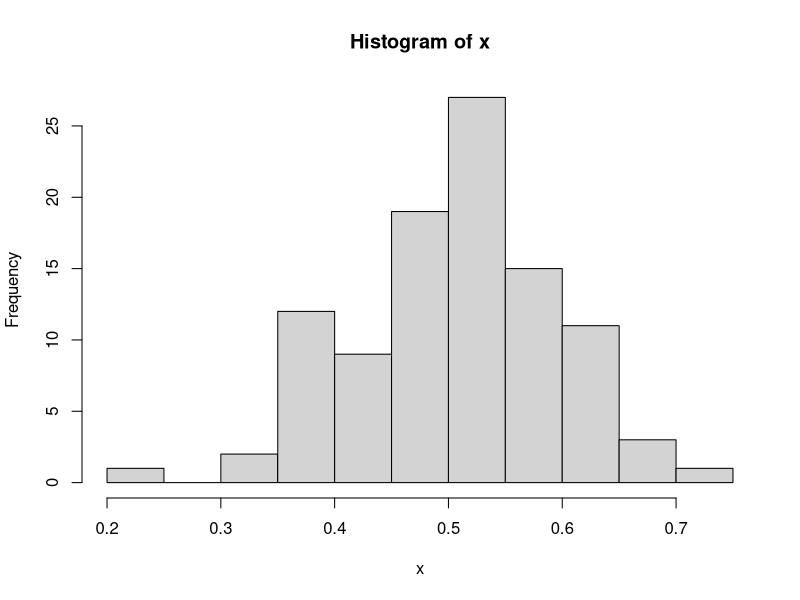
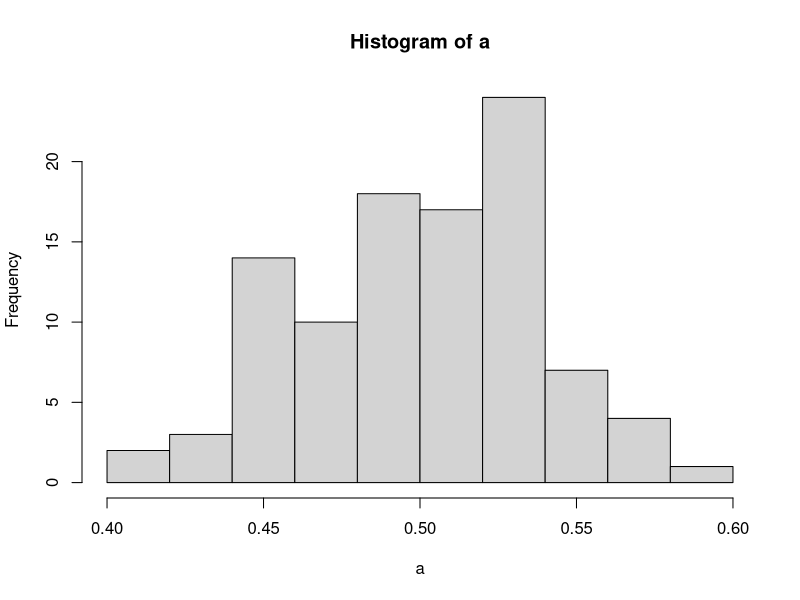
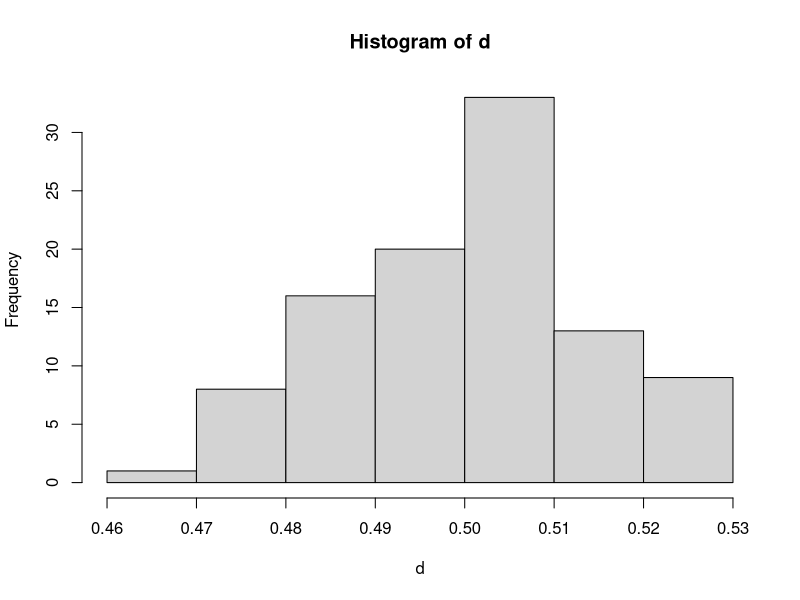
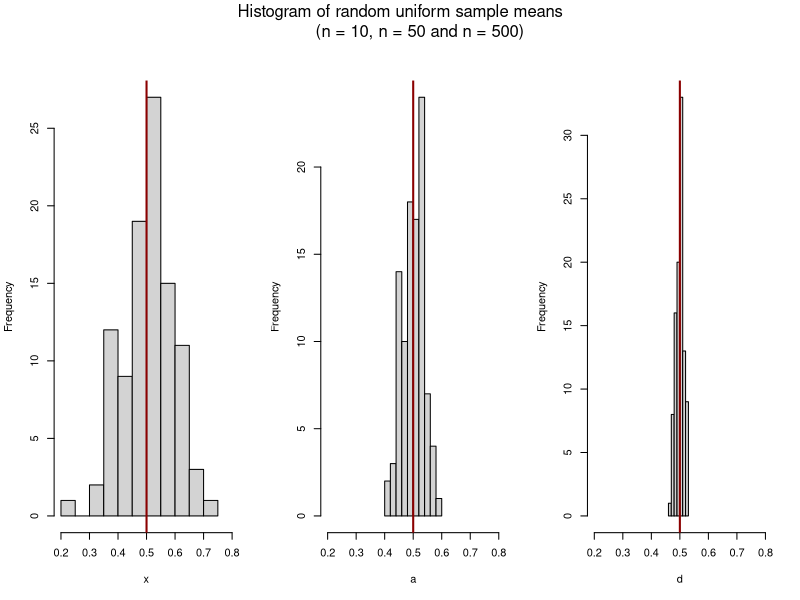
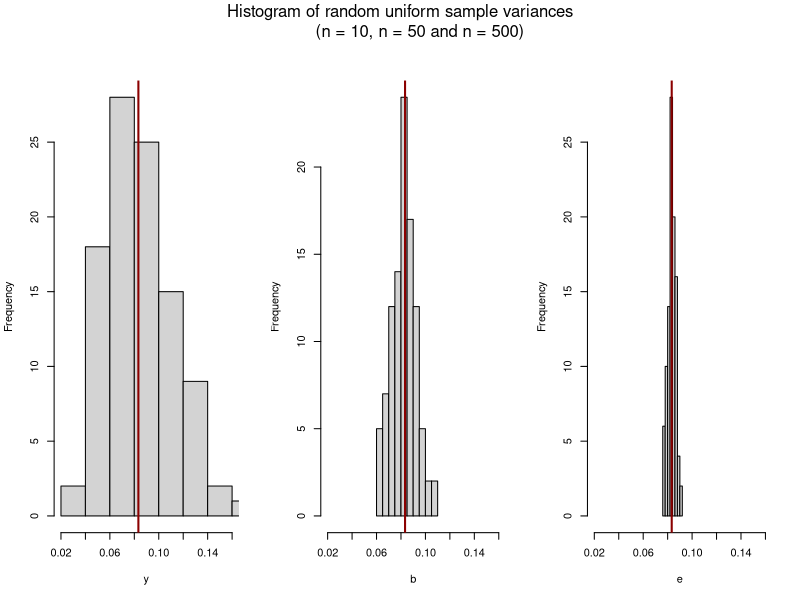
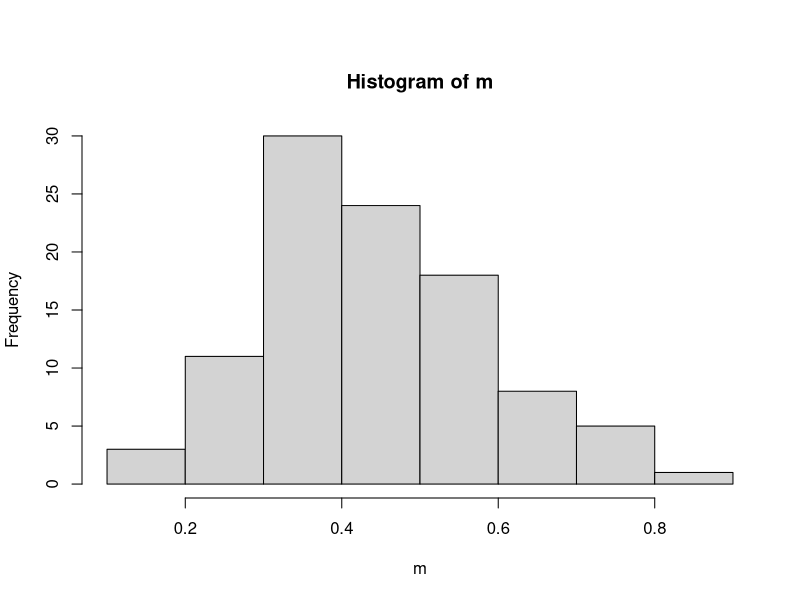
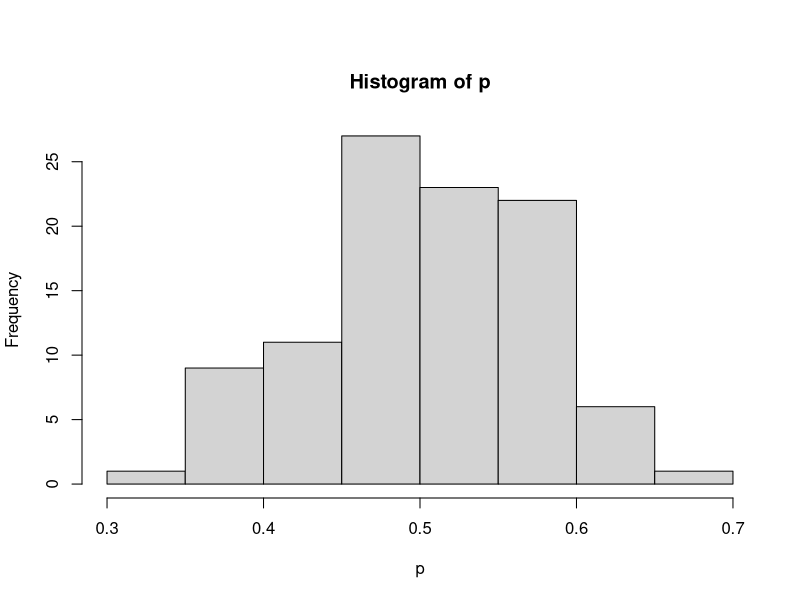
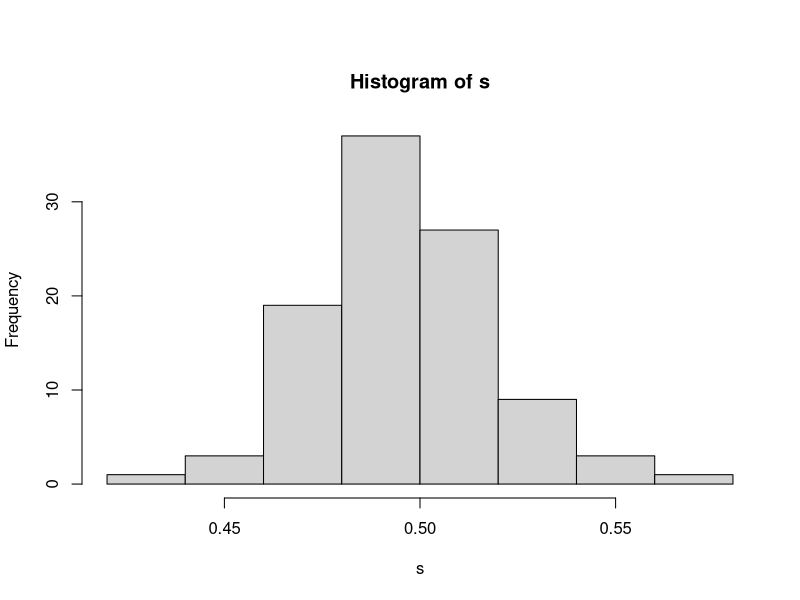

Write the R code that produced these figures, in order.
# Solution for Lesson_7_Exercises_Using_R

# 1) Use the uniform distribution over the interval 0 to 1. Draw 100 random
# samples of size 10. Calculate the mean of each sample. Using the 100 mean
# values, plot a histogram. Repeat with 100 random samples of size 50. Repeat
# with 100 samples of size 500. Present the three histograms using par() and
# mfrow(). Calculate the variance of each and compare to the original uniform
# distribution. What do you conclude?

set.seed(1234)

x <- c() # creates empty vector
y <- c() # creates empty vector

for (i in 1:100) {
	z <- runif(10)
	x <- append(x, mean(z)) # vector "x" will contain our 100 means
	y <- append(y, var(z))  # vector "y" will contain our 100 variances
}

#plot histogram of means
hist(x)

# repeat with 100 samples of size 50
a <- c() # creates empty vector
b <- c() # creates empty vector

for (i in 1:100) {
	c <- runif(50)
	a <- append(a, mean(c))
	b <- append(b, var(c))
}

#plot histogram of means
hist(a)

# repeat with 100 samples of size 50
d <- c() # creates empty vector
e <- c() # creates empty vector

for (i in 1:100) {
	f <- runif(500)
	d <- append(d, mean(f))
	e <- append(e, var(f))
}

#plot histogram of means
hist(d)

# present the three histograms using par() and mfrow()
par(mfrow=c(1,3), oma=c(0,0,2,0))
hist(x, main = "", xlim = c(0.2,0.8))
abline(v = 0.5, col = "darkred", lwd = 2)
hist(a, main = "", xlim = c(0.2,0.8))
abline(v = 0.5, col = "darkred", lwd = 2)
hist(d, main = "", xlim = c(0.2,0.8))
abline(v = 0.5, col = "darkred", lwd = 2)
mtext("Histogram of random uniform sample means
	(n = 10, n = 50 and n = 500)",side = 3, outer = T, line = -1)
par(mfrow=c(1,1))

# create and present histograms of the sample variances
par(mfrow=c(1,3), oma=c(0,0,2,0))
hist(y, main = "", xlim = c(0.02,0.16))
abline(v = 0.0833333, col = "darkred", lwd = 2)
hist(b, main = "", xlim = c(0.02,0.16))
abline(v = 0.0833333, col = "darkred", lwd = 2)
hist(e, main = "", xlim = c(0.02,0.16))
abline(v = 0.0833333, col = "darkred", lwd = 2)
mtext("Histogram of random uniform sample variances
	(n = 10, n = 50 and n = 500)",side = 3, outer = T, line = -1)
par(mfrow=c(1,1))

# NOTE:  abline() for mean and variance histograms equal to "true" values
# for a uniform distribution (0,1).

# mean = a + b / 2 = 0.5
# variance = (b - a)^2 / 12 = 0.08333333


# 2) Using the histogram determined above for samples of size 50, find the
# quartiles. Using the normal distribution with the true mean and variance
# for a uniform distribution over the interval 0 to 1, determine the theoretical
# quartiles for a sample mean from 50 observations. Compare the two sets of
# quartiles. What do you conclude?

j <- c()

for (i in 1:100) {
	k <- rnorm(50, 0.5, sqrt(0.08333333))
	j <- append(j, mean(k))
}

quantile(a)
quantile(j) # the two sets of quartiles are very similar, likely to converge
		# as sample sizes are increased


# 3) Use the binomial distribution with p = 0.5. Draw 100 random samples of
# size 10. Calculate the means for each sample. Using the 100 mean values,
# plot a histogram. Repeat with 100 random samples of size 50. Repeat with 100
# samples of size 500. Present the three histograms using par() and mfrow().
# Calculate the variance of each histogram and compare to the original mean
# and variance for the binomial. What do you conclude?

m <- c()
n <- c()

for (i in 1:100) {
	o <- rbinom(10, 1, p = 0.5)
	m <- append(m, mean(o))
	n <- append(n, var(o))
}

# plot histogram of means
hist(m)

# repeat with 100 samples of size 50
p <- c()
q <- c()

for (i in 1:100) {
	r <- rbinom(50, 1, p = 0.5)
	p <- append(p, mean(r))
	q <- append(q, var(r))
}

hist(p)

# repeat with 100 samples of size 500
s <- c()
t <- c()

for (i in 1:100) {
	u <- rbinom(500, 1, p = 0.5)
	s <- append(s, mean(u))
	t <- append(t, var(u))
}

hist(s)

# present the three histograms using par() and mfrow()
par(mfrow=c(1,3), oma=c(0,0,2,0))
hist(m, main = "", xlim = c(0.2,0.8))
abline(v = 0.5, col = "darkred", lwd = 2)
hist(p, main = "", xlim = c(0.2,0.8))
abline(v = 0.5, col = "darkred", lwd = 2)
hist(s, main = "", xlim = c(0.2,0.8))
abline(v = 0.5, col = "darkred", lwd = 2)
mtext("Histogram of random binomial (p = 0.5) sample means
	(n = 10, n = 50 and n = 500)",side = 3, outer = T, line = -1)
par(mfrow=c(1,1))

# create and present histograms of the sample variances
par(mfrow=c(1,3), oma=c(0,0,2,0))
hist(n, main = "", xlim = c(0.10,0.25))
abline(v = 0.25, col = "darkred", lwd = 2)
hist(q, main = "", xlim = c(0.10,0.25))
abline(v = 0.25, col = "darkred", lwd = 2)
hist(t, main = "", xlim = c(0.10,0.25))
abline(v = 0.25, col = "darkred", lwd = 2)
mtext("Histogram of random binomial (p = 0.5) sample variances
	(n = 10, n = 50 and n = 500)",side = 3, outer = T, line = -1)
par(mfrow=c(1,1))


# 4) Using the histogram determined above for samples of size 50, find the
# quartiles. Using the normal distribution with the true mean and variance for
# a binomial distribution with p = 0.5, determine the theoretical quartiles for
# a sample mean from 50 observations. Compare the two sets of quartiles. What
# do you conclude?

v <- c()

for (i in 1:100) {
	w <- rnorm(50, 0.5, sqrt(0.25))
	v <- append(v, mean(w))
}

quantile(p)
quantile(v) # the two sets of quartiles are very similar, likely to converge
		# as sample sizes are increased


# 5) Use the binomial distribution with p = 0.1. Draw 100 random  samples of
# size 10. Calculate the means for each sample. Using the 100 mean values,
# plot a histogram. Repeat with 100 random samples of size 50. Repeat with 100
# samples of size 500. Present the three histograms using par() and mfrow().
# Calculate the variance of each histogram and compare to the original mean
# and variance for the binomial. What do you conclude?

mm <- c()
nn <- c()

for (i in 1:100) {
	oo <- rbinom(10, 1, p = 0.1)
	mm <- append(mm, mean(oo))
	nn <- append(nn, var(oo))
}

# plot histogram of means
hist(mm)

# repeat with 100 samples of size 50
pp <- c()
qq <- c()

for (i in 1:100) {
	rr <- rbinom(50, 1, p = 0.1)
	pp <- append(pp, mean(rr))
	qq <- append(qq, var(rr))
}

hist(pp)

# repeat with 100 samples of size 500
ss <- c()
tt <- c()

for (i in 1:100) {
	uu <- rbinom(500, 1, p = 0.1)
	ss <- append(ss, mean(uu))
	tt <- append(tt, var(uu))
}

hist(ss)

# present the three histograms using par() and mfrow()
par(mfrow=c(1,3), oma=c(0,0,2,0))
hist(mm, main = "", xlim = c(0,0.5))
abline(v = 0.1, col = "darkred", lwd = 2)
hist(pp, main = "", xlim = c(0,0.5))
abline(v = 0.1, col = "darkred", lwd = 2)
hist(ss, main = "", xlim = c(0,0.5))
abline(v = 0.1, col = "darkred", lwd = 2)
mtext("Histogram of random binomial (p = 0.1) sample means
	(n = 10, n = 50 and n = 500)",side = 3, outer = T, line = -1)
par(mfrow=c(1,1))

# create and present histograms of the sample variances
par(mfrow=c(1,3), oma=c(0,0,2,0))
hist(nn, main = "", xlim = c(0,0.30))
abline(v = 0.09, col = "darkred", lwd = 2)
hist(qq, main = "", xlim = c(0,0.30))
abline(v = 0.09, col = "darkred", lwd = 2)
hist(tt, main = "", xlim = c(0,0.30))
abline(v = 0.09, col = "darkred", lwd = 2)
mtext("Histogram of random binomial (p = 0.1) sample variances
	(n = 10, n = 50 and n = 500)",side = 3, outer = T, line = -1)
par(mfrow=c(1,1))

# 6) Using the histogram determined above for samples of size 50, find the
# quartiles. Using the normal distribution with the true mean and variance for
# a binomial distribution with p = 0.1, determine the theoretical quartiles for
# a sample mean from 50 observations. Compare the two sets of quartiles. What
# do you conclude?

vv <- c()

for (i in 1:100) {
	ww <- rnorm(50, 0.1, sqrt(0.09))
	vv <- append(vv, mean(ww))
}

quantile(pp)
quantile(vv) # the two sets of quartiles are very similar, likely to converge
		 # as sample sizes are increased